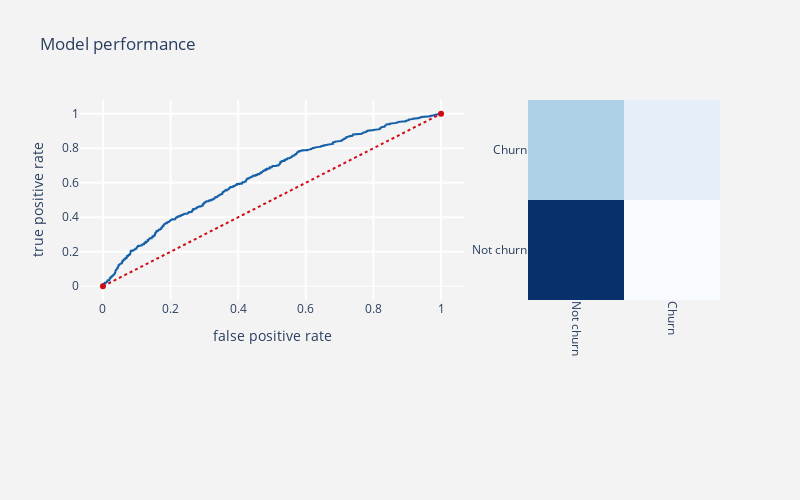

Notebook source saved alongside this figure:
### Markdown cell above
### XGboost

### Code cell
xgc = XGBClassifier(base_score=0.5, booster='gbtree', colsample_bylevel=1,
                    colsample_bytree=1, gamma=0, learning_rate=0.9, max_delta_step=0,
                    max_depth = 7, min_child_weight=1, missing=None, n_estimators=100,
                    n_jobs=1, nthread=None, objective='binary:logistic', random_state=0,
                    reg_alpha=0, reg_lambda=1, scale_pos_weight=1, seed=None,
                    silent=True, subsample=1)

prediction_alg(xgc,train_x,test_x,train_y,test_y)

### Figure 1 — Plotly figure (JSON) as saved in the notebook; plotly's stock layout.template omitted (floating-point values rounded to 4 significant figures; data arrays with more than 128 entries replaced by an {"elided": "..."} marker saying what was removed)
{"data": [{"line": {"color": "rgb(22, 96, 167)", "width": 2}, "name": "Roc : 0.5913190430339725", "type": "scatter", "x": {"elided": "943 float values"}, "y": {"elided": "943 float values"}}, {"line": {"color": "rgb(205, 12, 24)", "dash": "dot", "width": 2}, "type": "scatter", "x": [0, 1], "y": [0, 1]}, {"colorscale": [[0, "rgb(247,251,255)"], [0.125, "rgb(222,235,247)"], [0.25, "rgb(198,219,239)"], [0.375, "rgb(158,202,225)"], [0.5, "rgb(107,174,214)"], [0.625, "rgb(66,146,198)"], [0.75, "rgb(33,113,181)"], [0.875, "rgb(8,81,156)"], [1, "rgb(8,48,107)"]], "name": "matrix", "showscale": false, "type": "heatmap", "x": ["Not churn", "Churn"], "xaxis": "x2", "y": ["Not churn", "Churn"], "yaxis": "y2", "z": [[926, 267], [479, 328]]}], "layout": {"autosize": false, "height": 500, "margin": {"b": 200}, "paper_bgcolor": "rgb(243,243,243)", "plot_bgcolor": "rgb(243,243,243)", "showlegend": false, "title": {"text": "Model performance"}, "width": 800, "xaxis": {"domain": [0, 0.6], "gridcolor": "rgb(255, 255, 255)", "gridwidth": 2, "ticklen": 5, "title": {"text": "false positive rate"}}, "xaxis2": {"domain": [0.7, 1], "gridcolor": "rgb(255, 255, 255)", "tickangle": 90}, "yaxis": {"gridcolor": "rgb(255, 255, 255)", "gridwidth": 2, "ticklen": 5, "title": {"text": "true positive rate"}, "zerolinewidth": 1}, "yaxis2": {"anchor": "x2", "gridcolor": "rgb(255, 255, 255)"}}}
